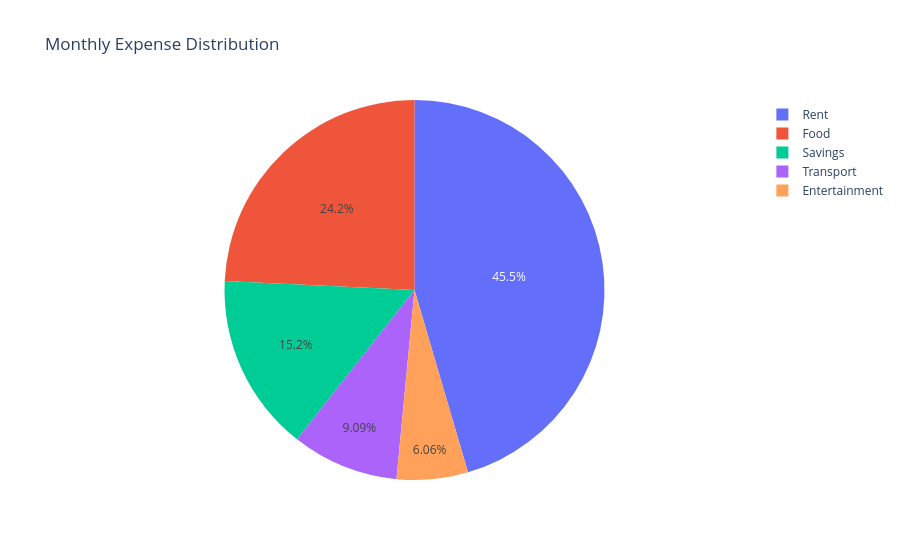

Notebook code for this chart:
### Code cell
fig = px.pie(
    df,
    names="Category",
    values="Amount",
    title="Monthly Expense Distribution"
)
fig.show()

### Figure 1 — Plotly figure (JSON) as saved in the notebook; plotly's stock layout.template omitted (floating-point values rounded to 4 significant figures)
{"data": [{"domain": {"x": [0, 1], "y": [0, 1]}, "hovertemplate": "Category=%{label}<br>Amount=%{value}<extra></extra>", "labels": ["Rent", "Food", "Transport", "Entertainment", "Savings"], "legendgroup": "", "name": "", "showlegend": true, "type": "pie", "values": [15000, 8000, 3000, 2000, 5000]}], "layout": {"legend": {"tracegroupgap": 0}, "title": {"text": "Monthly Expense Distribution"}}}
